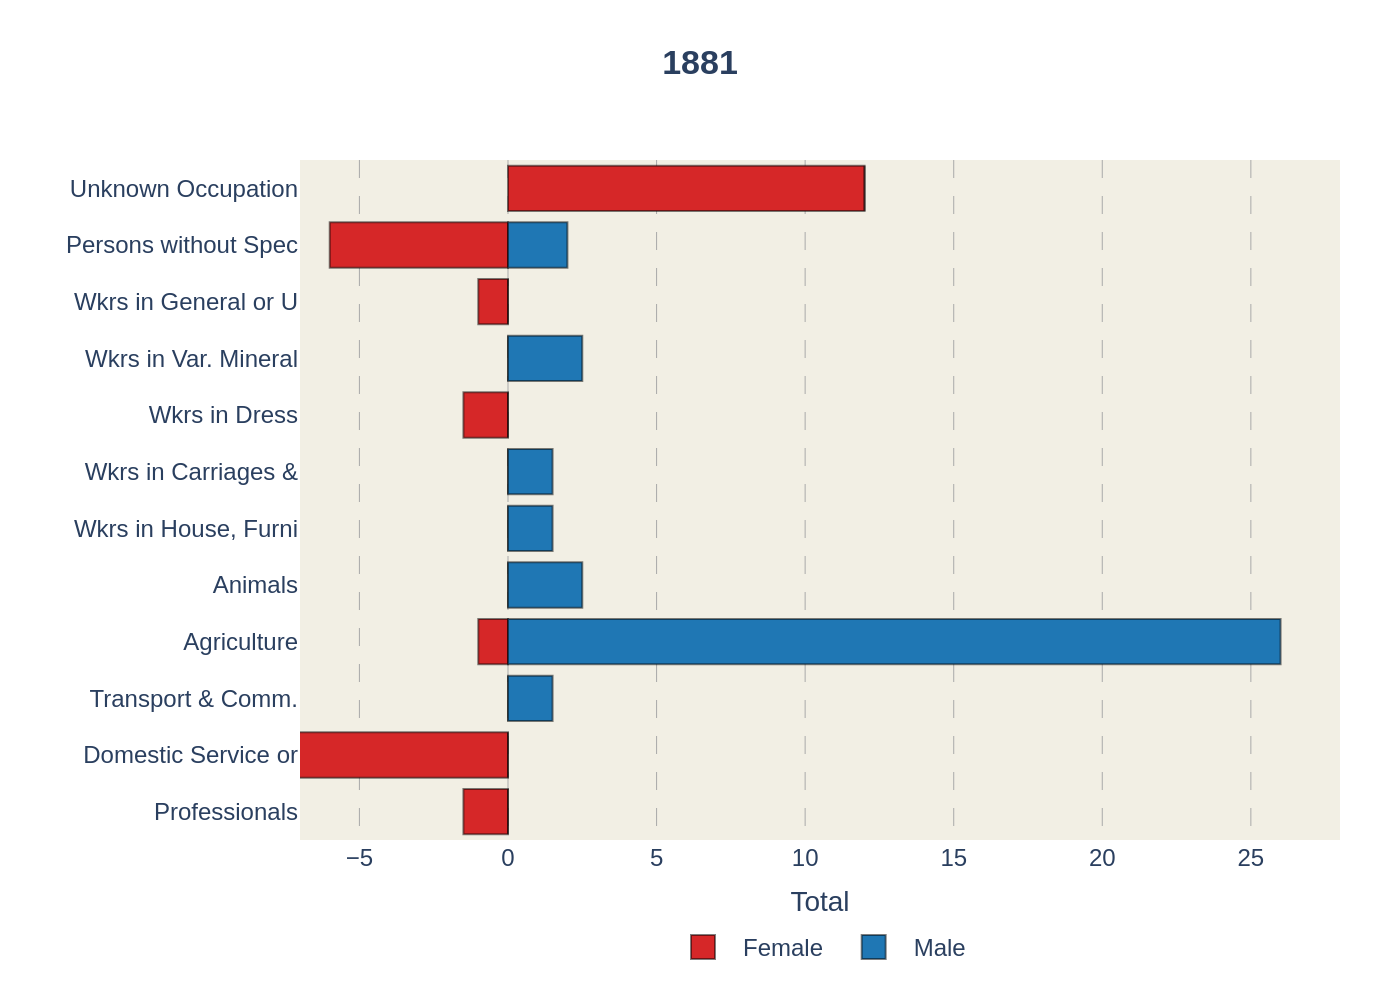

Here is the Python script that generated this plot:
import sys
import json
import plotly.graph_objects as go
from pathlib import Path

if len(sys.argv) != 2:
    print(f"Usage: python {Path(__file__).name} <json_file_path>")
    sys.exit(1)

json_path = Path(sys.argv[1])
if not json_path.is_file():
    print(f"Error: JSON file not found at '{json_path}'")
    sys.exit(1)

with open(json_path, 'r', encoding='utf-8') as f:
    chart_info = json.load(f)

fig = go.Figure()

data = chart_info['chart_data']
colors = chart_info['colors']
texts = chart_info['texts']
categories = data[0]['y']

for i, series in enumerate(data):
    fig.add_trace(go.Bar(
        name=series['name'],
        x=series['x'],
        y=series['y'],
        orientation='h',
        marker=dict(
            color=colors[i],
            line=dict(color='rgba(0,0,0,0.5)', width=1)
        )
    ))

title_text = f"<b>{texts['title']}</b>"
if texts.get('subtitle'):
    title_text += f"<br>{texts['subtitle']}"

fig.update_layout(
    barmode='relative',
    title=dict(
        text=title_text,
        y=0.95,
        x=0.5,
        xanchor='center',
        yanchor='top'
    ),
    xaxis=dict(
        title=dict(
            text=texts['x_axis_title'],
            standoff=10
        ),
        range=[-7, 28],
        tickvals=[-5, 0, 5, 10, 15, 20, 25],
        showgrid=True,
        gridcolor='darkgrey',
        gridwidth=0.5,
        griddash='dash',
        zeroline=False
    ),
    yaxis=dict(
        showgrid=False,
        categoryorder='array',
        categoryarray=categories
    ),
    legend=dict(
        orientation="h",
        yanchor="bottom",
        y=-0.2,
        xanchor="center",
        x=0.5
    ),
    font=dict(family="Arial"),
    plot_bgcolor='#f2efe4',
    paper_bgcolor='white',
    margin=dict(l=150, r=30, t=80, b=80)
)

output_filename = json_path.with_suffix(".png").name
fig.write_image(output_filename, scale=2)
print(f"Chart saved to {output_filename}")
